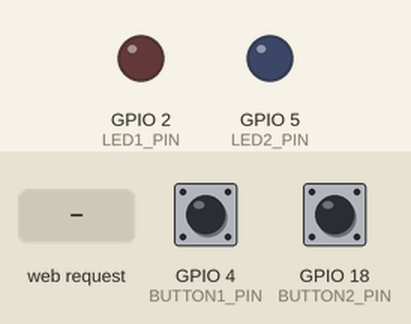
Recording of a program running on a simulated ESP32. Shown: output pins drawn as LEDs (lit = HIGH). Dashed ring = blinking. The inputs (shaded band) are chosen by the test bench; at power-on: GPIO 4 (BUTTON1_PIN) HIGH, GPIO 18 (BUTTON2_PIN) HIGH. WiFi joins after 1.5 s; servers stay silent unless stated; what the program prints to the serial monitor is not drawn.

Above: at 3.7 s.
3.8 s: GPIO 4 (BUTTON1_PIN) pulled LOW for 1 s
At 5.5 s:
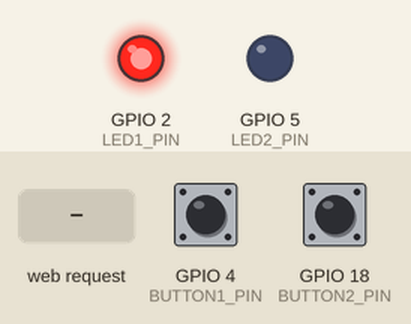
6.3 s: GPIO 18 (BUTTON2_PIN) pulled LOW for 3.2 s
At 6.4 s:
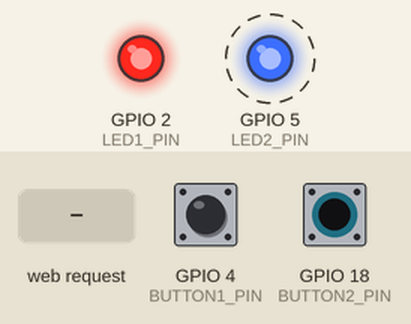
11.0 s: GPIO 18 (BUTTON2_PIN) pulled LOW for 0.15 s
At 11.6 s:
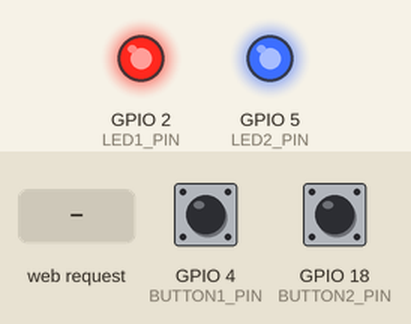
12.6 s: HTTP request GET /api/led1/off received
At 13.8 s:
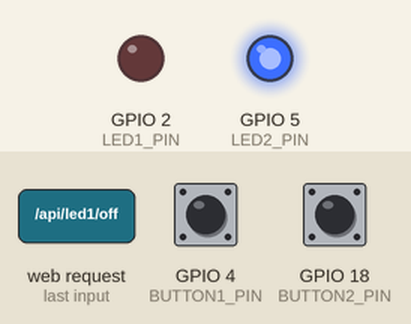
14.1 s: HTTP request GET /api/led1/on received
At 15.2 s:
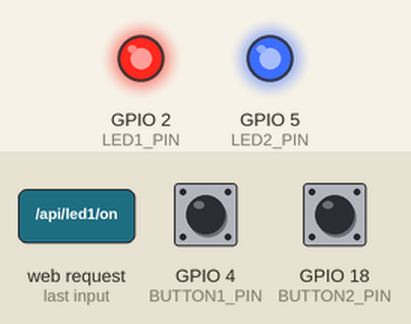
Timing chart, 0 to 16.6 s (numbered marks = the images above; inputs shaded):
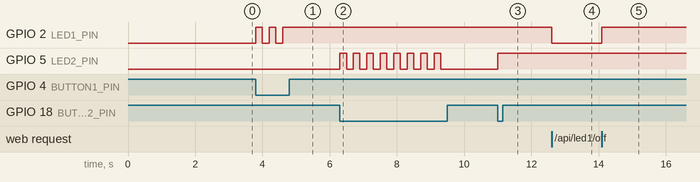

The program:

main.cpp
```cpp
#include <Arduino.h>
#include <WiFi.h>
#include <WebServer.h>

// ========================================
// CONFIGURAÇÕES DO WI-FI
// ========================================

const char* ssid = "Wokwi-GUEST";
const char* password = "";


// ========================================
// SERVIDOR
// ========================================

WebServer server(80);


// ========================================
// PINOS
// ========================================

const int LED1_PIN = 2;
const int LED2_PIN = 5;

const int BUTTON1_PIN = 4;
const int BUTTON2_PIN = 18;


// ========================================
// ESTADOS
// ========================================

bool led1State = false;
bool led2State = false;


// ========================================
// CONTROLE DOS LEDs
// ========================================

void ligarLED1()
{
    digitalWrite(LED1_PIN, HIGH);
    led1State = true;

    Serial.println("LED 1 -> LIGADO");
}


void desligarLED1()
{
    digitalWrite(LED1_PIN, LOW);
    led1State = false;

    Serial.println("LED 1 -> DESLIGADO");
}


void alternarLED1()
{
    if (led1State)
        desligarLED1();
    else
        ligarLED1();
}


void ligarLED2()
{
    digitalWrite(LED2_PIN, HIGH);
    led2State = true;

    Serial.println("LED 2 -> LIGADO");
}


void desligarLED2()
{
    digitalWrite(LED2_PIN, LOW);
    led2State = false;

    Serial.println("LED 2 -> DESLIGADO");
}


void alternarLED2()
{
    if (led2State)
        desligarLED2();
    else
        ligarLED2();
}


// ========================================
// RESPOSTA JSON
// ========================================

void enviarEstado()
{
    String json = "{";

    json += "\"led1\":";
    json += led1State ? "true" : "false";

    json += ",";

    json += "\"led2\":";
    json += led2State ? "true" : "false";

    json += "}";

    server.send(200, "application/json", json);
}


// ========================================
// API - LED 1
// ========================================

void handleLED1On()
{
    ligarLED1();
    enviarEstado();
}


void handleLED1Off()
{
    desligarLED1();
    enviarEstado();
}


void handleLED1Toggle()
{
    alternarLED1();
    enviarEstado();
}


// ========================================
// API - LED 2
// ========================================

void handleLED2On()
{
    ligarLED2();
    enviarEstado();
}


void handleLED2Off()
{
    desligarLED2();
    enviarEstado();
}


void handleLED2Toggle()
{
    alternarLED2();
    enviarEstado();
}


// ========================================
// PÁGINA WEB
// ========================================

void handleRoot()
{
    String html = R"rawliteral(

<!DOCTYPE html>

<html lang="pt-BR">

<head>

<meta charset="UTF-8">

<meta name="viewport"
      content="width=device-width, initial-scale=1.0">

<title>ESP32 Control</title>


<style>

* {
    box-sizing: border-box;
}


body {

    margin: 0;

    font-family:
        Arial,
        Helvetica,
        sans-serif;

    background:
        linear-gradient(
            135deg,
            #101827,
            #18263d
        );

    color: white;

    min-height: 100vh;

    padding: 20px;
}


.container {

    max-width: 900px;

    margin: auto;
}


header {

    margin-bottom: 25px;
}


header h1 {

    margin: 0;

    font-size: 32px;
}


header p {

    color: #aebbd0;

    margin-top: 8px;
}


.grid {

    display: grid;

    grid-template-columns:
        repeat(
            auto-fit,
            minmax(250px, 1fr)
        );

    gap: 20px;
}


.card {

    background: #1d2a40;

    border: 1px solid #30415f;

    border-radius: 16px;

    padding: 22px;

    box-shadow:
        0 10px 30px
        rgba(0, 0, 0, 0.25);
}


.card h2 {

    margin-top: 0;
}


.status {

    display: flex;

    align-items: center;

    gap: 10px;

    margin: 18px 0;
}


.indicator {

    width: 14px;

    height: 14px;

    border-radius: 50%;

    background: #596579;

    transition:
        0.2s;
}


.indicator.on {

    background: #35e58a;

    box-shadow:
        0 0 15px
        rgba(53, 229, 138, 0.7);
}


.state {

    font-weight: bold;
}


.buttons {

    display: flex;

    gap: 10px;

    flex-wrap: wrap;
}


button {

    border: none;

    border-radius: 10px;

    padding: 11px 16px;

    font-size: 14px;

    font-weight: bold;

    cursor: pointer;

    transition:
        transform 0.1s,
        opacity 0.2s;
}


button:hover {

    opacity: 0.85;
}


button:active {

    transform:
        scale(0.96);
}


.btn-on {

    background: #35e58a;

    color: #07140d;
}


.btn-off {

    background: #ff647c;

    color: white;
}


.btn-toggle {

    background: #4f8cff;

    color: white;
}


.info {

    margin-top: 20px;

    background: #151f31;

    border-radius: 14px;

    padding: 18px;

    border: 1px solid #293852;
}


.info-row {

    display: flex;

    justify-content: space-between;

    padding: 7px 0;

    color: #b9c5d8;
}


.value {

    color: white;

    font-weight: bold;
}


footer {

    text-align: center;

    margin-top: 25px;

    color: #77859c;

    font-size: 13px;
}


</style>

</head>


<body>


<div class="container">


<header>

<h1>ESP32 Control</h1>

<p>
Painel de controle da nossa bancada virtual
</p>

</header>


<div class="grid">


<!-- LED 1 -->

<div class="card">

<h2>🔴 LED 1</h2>


<div class="status">

<div
    id="led1Indicator"
    class="indicator">
</div>

<span
    id="led1State"
    class="state">
DESLIGADO
</span>

</div>


<div class="buttons">

<button
    class="btn-on"
    onclick="controlLED(1, 'on')">

LIGAR

</button>


<button
    class="btn-off"
    onclick="controlLED(1, 'off')">

DESLIGAR

</button>


<button
    class="btn-toggle"
    onclick="controlLED(1, 'toggle')">

ALTERNAR

</button>

</div>

</div>


<!-- LED 2 -->

<div class="card">

<h2>🔵 LED 2</h2>


<div class="status">

<div
    id="led2Indicator"
    class="indicator">
</div>

<span
    id="led2State"
    class="state">
DESLIGADO
</span>

</div>


<div class="buttons">

<button
    class="btn-on"
    onclick="controlLED(2, 'on')">

LIGAR

</button>


<button
    class="btn-off"
    onclick="controlLED(2, 'off')">

DESLIGAR

</button>


<button
    class="btn-toggle"
    onclick="controlLED(2, 'toggle')">

ALTERNAR

</button>

</div>

</div>


<!-- BOTÕES -->

<div class="card">

<h2>🔘 Entradas</h2>

<p>
Botão físico 1 → LED 1
</p>

<p>
Botão físico 2 → LED 2
</p>

<p>
Os botões físicos continuam funcionando
independentemente da interface Web.
</p>

</div>


</div>


<!-- INFORMAÇÕES -->

<div class="info">

<h2>📡 Sistema</h2>


<div class="info-row">

<span>Wi-Fi</span>

<span
    class="value">
CONECTADO
</span>

</div>


<div class="info-row">

<span>Servidor</span>

<span
    class="value">
ONLINE
</span>

</div>


<div class="info-row">

<span>Comunicação</span>

<span
    class="value">
Fetch / JSON
</span>

</div>

</div>


<footer>

ESP32 • Wokwi • Projeto Base

</footer>


</div>


<script>


// ========================================
// CONTROLE DOS LEDs
// ========================================

async function controlLED(led, action)
{

    try
    {

        const response =
            await fetch(
                `/api/led${led}/${action}`
            );


        const data =
            await response.json();


        atualizarInterface(data);

    }

    catch (error)
    {

        console.error(
            "Erro:",
            error
        );

    }

}


// ========================================
// ATUALIZAR INTERFACE
// ========================================

function atualizarInterface(data)
{

    atualizarLED(
        1,
        data.led1
    );


    atualizarLED(
        2,
        data.led2
    );

}


// ========================================
// ATUALIZAR UM LED
// ========================================

function atualizarLED(
    numero,
    ligado
)
{

    const state =
        document.getElementById(
            `led${numero}State`
        );


    const indicator =
        document.getElementById(
            `led${numero}Indicator`
        );


    if (ligado)
    {

        state.textContent =
            "LIGADO";


        indicator.classList.add(
            "on"
        );

    }

    else
    {

        state.textContent =
            "DESLIGADO";


        indicator.classList.remove(
            "on"
        );

    }

}


</script>


</body>

</html>

)rawliteral";


    server.send(
        200,
        "text/html",
        html
    );
}


// ========================================
// SETUP
// ========================================

void setup()
{

    Serial.begin(115200);

    delay(1000);


    // LEDs

    pinMode(
        LED1_PIN,
        OUTPUT
    );

    pinMode(
        LED2_PIN,
        OUTPUT
    );


    desligarLED1();

    desligarLED2();


    // Botões

    pinMode(
        BUTTON1_PIN,
        INPUT_PULLUP
    );

    pinMode(
        BUTTON2_PIN,
        INPUT_PULLUP
    );


    // ====================================
    // WI-FI
    // ====================================

    Serial.println();

    Serial.println(
        "=============================="
    );

    Serial.println(
        "     ESP32 - PROJETO BASE"
    );

    Serial.println(
        "=============================="
    );


    Serial.println(
        "Conectando ao WiFi..."
    );


    WiFi.begin(
        ssid,
        password
    );


    while (
        WiFi.status()
        != WL_CONNECTED
    )
    {

        delay(500);

        Serial.print(".");
    }


    Serial.println();

    Serial.println(
        "WiFi conectado!"
    );


    Serial.print(
        "IP: "
    );

    Serial.println(
        WiFi.localIP()
    );


    // ====================================
    // ROTAS
    // ====================================

    server.on(
        "/",
        handleRoot
    );


    server.on(
        "/api/led1/on",
        handleLED1On
    );

    server.on(
        "/api/led1/off",
        handleLED1Off
    );

    server.on(
        "/api/led1/toggle",
        handleLED1Toggle
    );


    server.on(
        "/api/led2/on",
        handleLED2On
    );

    server.on(
        "/api/led2/off",
        handleLED2Off
    );

    server.on(
        "/api/led2/toggle",
        handleLED2Toggle
    );


    server.begin();


    Serial.println(
        "Servidor HTTP iniciado!"
    );

    Serial.println(
        "=============================="
    );
}


// ========================================
// LOOP
// ========================================

void loop()
{

    server.handleClient();


    // ====================================
    // BOTÃO 1
    // ====================================

    if (
        digitalRead(BUTTON1_PIN)
        == LOW
    )
    {

        alternarLED1();

        delay(200);
    }


    // ====================================
    // BOTÃO 2
    // ====================================

    if (
        digitalRead(BUTTON2_PIN)
        == LOW
    )
    {

        alternarLED2();

        delay(200);
    }

}
```

Measured:
- after the input at 3.8 s, GPIO 2 (LED1_PIN): alternates HIGH for 0.20 s and LOW for 0.20 s, 5 changes in all, then stays HIGH, starting at once
- after the input at 6.3 s, GPIO 5 (LED2_PIN): alternates HIGH for 0.20 s and LOW for 0.20 s, 16 changes in all, then stays LOW, starting at once
- after the input at 11.0 s, GPIO 5 (LED2_PIN): LOW → HIGH at once
- after the input at 12.6 s, GPIO 2 (LED1_PIN): HIGH → LOW at once
- after the input at 14.1 s, GPIO 2 (LED1_PIN): LOW → HIGH at once
